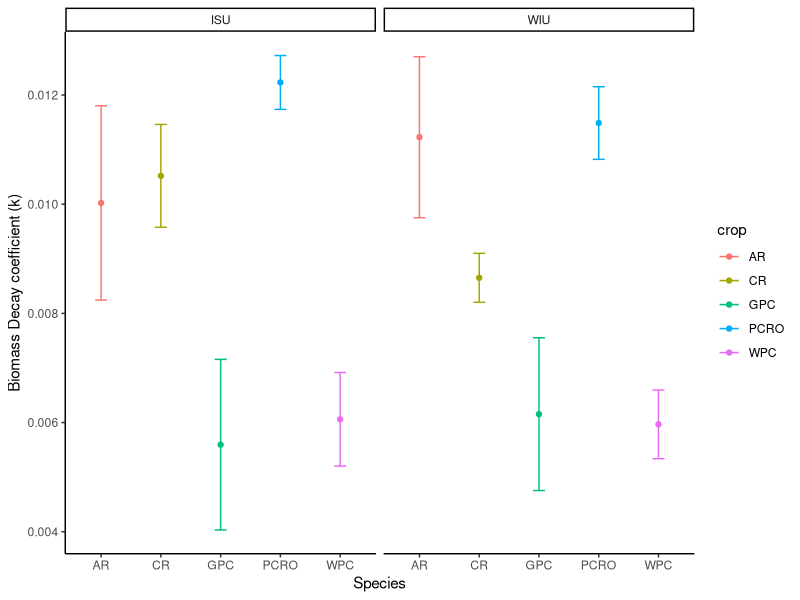
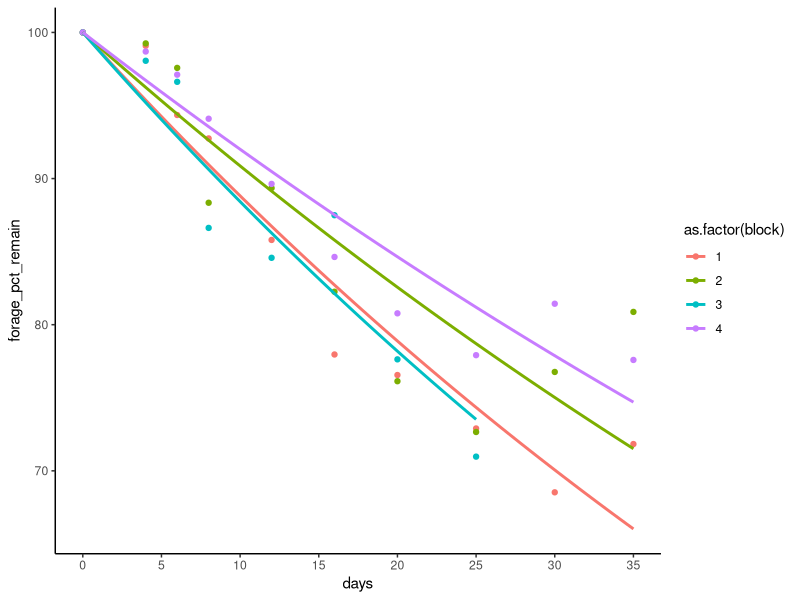
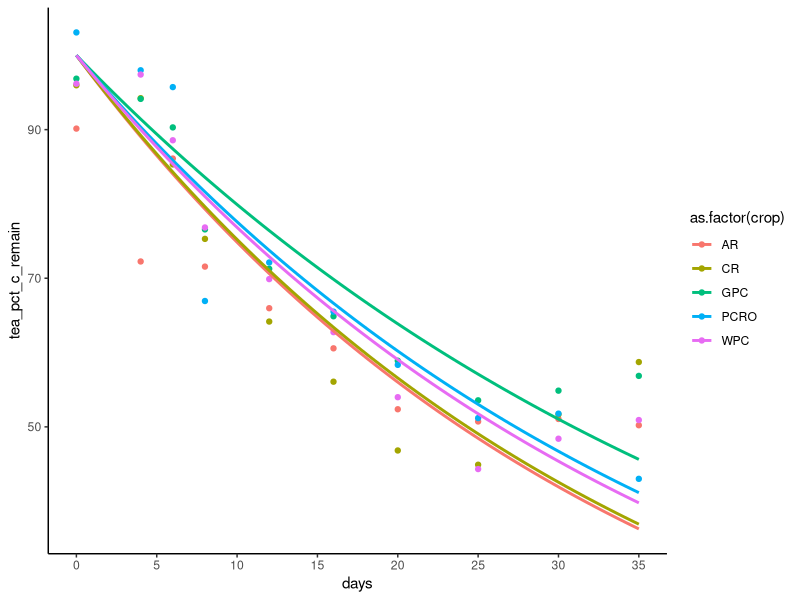

Here is the R script that generated these plots, in order:
# LIBRARIES ----
library(tidyverse)
library(broom)
library(patchwork)

# READ IN THE DATA ----
decomp.df <- read_csv("output/pct remaining data.csv") %>% 
  arrange(location, crop, block, days)

# # REMOVE NA VALUES ----
# decomp.df <- decomp.df %>%
#   group_by(location, crop, block) %>%
#   mutate(across(c(forage_pct_remain, forage_pct_n_remain, forage_pct_c_remain,
#                   tea_pct_remain, tea_pct_n_remain, tea_pct_c_remain), 
#                 ~ replace_na(., mean(., na.rm = TRUE)))) %>%
#   ungroup()

# interpolate data from the prior value to the next value to fill missing na values using the na.approx function from the zoo package
decomp.df <- decomp.df %>%
  group_by(location, crop, block) %>%
  mutate(across(c(forage_pct_remain, forage_pct_n_remain, forage_pct_c_remain,
                  tea_pct_remain, tea_pct_n_remain, tea_pct_c_remain), 
                ~ zoo::na.approx(., na.rm = FALSE))) %>%
  ungroup()


# FIT THE MODELS ----

# forage
# do a negative exponential regression using SSasymp funciton to get all parameters of the mode for the f.df dataframe
# Asym is the asymptote, R0 is the y-intercept, and lrc is the rate of change
# the SSasymp function is a self-starting model that uses the asymptote, y-intercept, and rate of change to fit the model


# need to nest the data by location, crop, and block to fit the model to each group
nested_stats.df <- decomp.df %>%
   filter(crop %in% c("GPC", "WPC", "AR", "CR", "PCRO")) %>%
  nest(data = -c(location, crop, block)) %>% 
  mutate(
    fit = map(data, ~nls(forage_pct_remain ~ 100 * exp(-k*days), trace =TRUE, 
                         start = list(k=0.006), 
                         data = .x)))

# pull out fitted values for analysis
summary_stats.df <- nested_stats.df %>% 
  mutate(tidied = map(fit, tidy)) %>% 
  unnest(tidied)
  
# arrange to be able to read easier by crop, block site
summary_stats.df <- summary_stats.df %>% 
  arrange(crop, block, location)

# only the k values
k_summary.df <- summary_stats.df %>% 
  select (crop, block, location, term, estimate, std.error, statistic, p.value) 

write_csv(k_summary.df, "output/k_summary.csv")

# PLOTTING ----
# plot the values ----
biomass.plot <- k_summary.df %>% 
  ggplot(aes(crop, estimate, color=crop))+
  stat_summary(fun = mean, na.rm = TRUE, geom = "point") +
  stat_summary(fun.data = mean_se, na.rm = TRUE, 
               geom = "errorbar", width=.2) +
  labs(x="Species", y="Biomass Decay coefficient (k)") +
  theme_classic() +
  facet_grid(.~location)

biomass.plot

# Now to see the regressions plots
# plot the negative exponential ----
decomp.df %>%
  filter(location == "ISU") %>%
  filter(crop %in% c("CR")) %>%
  # filter(forage_pct_remain > 0) %>% 
  # filter(block == 3) %>%
  ggplot(mapping = aes(x=days, y=forage_pct_remain, color=as.factor(block))) +
  # stat_summary(fun = mean, na.rm = TRUE, geom = "point") +
  # stat_summary(fun.data = mean_se, na.rm = TRUE, geom = "line") +
  geom_point() +
  theme_classic() +
  scale_x_continuous(breaks = seq(0, 45, 5)) +
  geom_smooth( aes(x = days, y = forage_pct_remain, color =as.factor(block)),
               method = "nls", formula = y ~ 100 * exp(-k*x),
               method.args = list(start = c(k=0.001)), se = FALSE)




# plot the negative exponential ----
decomp.df %>%
  filter(location == "ISU") %>%
  ggplot(mapping = aes(x=days, y=tea_pct_c_remain, color=as.factor(crop))) +
  # stat_summary(fun = mean, na.rm = TRUE, geom = "point") +
  # stat_summary(fun.data = mean_se, na.rm = TRUE, geom = "line") +
  stat_summary(fun = mean, geom = "point") +
  theme_classic() +
  scale_x_continuous(breaks = seq(0, 45, 5)) +
  geom_smooth( aes(x = days, y = tea_pct_c_remain, color =as.factor(crop)),
               method = "nls", formula = y ~ 100 * exp(-k*x),
               method.args = list(start = c(k=0.001)), se = FALSE)








